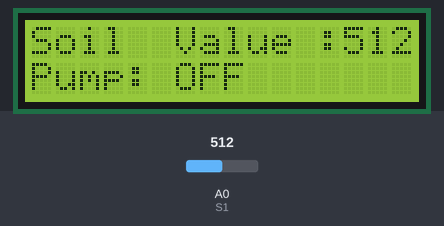
Recording of a sketch running on a simulated Arduino Uno, built with avr-gcc and run on an emulated ATmega328P. Shown: 16×2 character LCD. Inputs (shaded band) come from the test bench; at power-on: A0 (S1) = 512. What the sketch prints to the serial monitor is not drawn.

Above: at 3.2 s.
3.3 s: A0 (S1) set to 495
At 5.3 s:
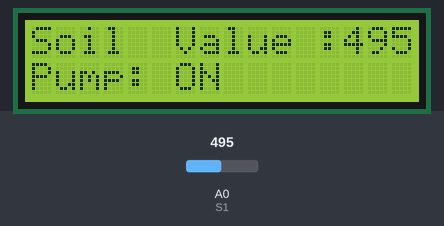
5.6 s: A0 (S1) set to 511
At 6.6 s:
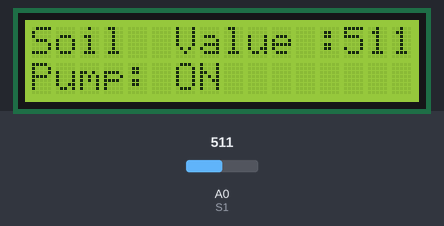
7.7 s: A0 (S1) set to 306
At 9.0 s:
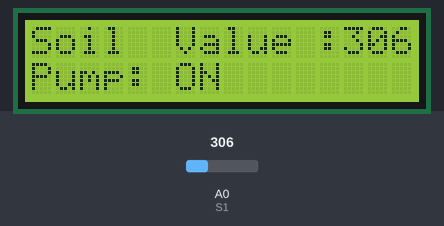
Timing chart, 0 to 10.7 s (numbered marks = the images above; inputs shaded):
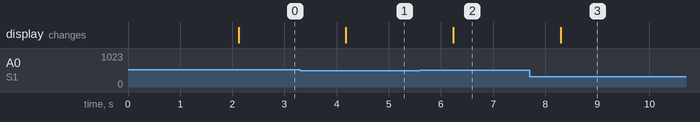

Measured:
- the behaviour switches between 512 and 511 on A0 (S1) (found by bisection; images 0 and 1)
- after the input at 3.3 s, the display: changes after 0.88 s (image 1)
- after the input at 5.6 s, the display: changes after 0.64 s (image 2)
- after the input at 7.7 s, the display: changes after 0.60 s (image 3)

The sketch:

SOIL_RELAY_PUMP.ino
```cpp
#include <LiquidCrystal_I2C.h>

int S1 = A0;
int R1 = 7;

LiquidCrystal_I2C lcd(0x27, 16, 2);

void setup() {
  Serial.begin(9600);

  pinMode(S1, INPUT);
  pinMode(R1, OUTPUT);

  digitalWrite(R1, HIGH);  // Pump OFF at start (active LOW relay)

  lcd.init();
  lcd.backlight();

  lcd.setCursor(0, 0);
  lcd.print("Soil Irrigation");
  lcd.setCursor(0, 1);
  lcd.print("System Start");
  delay(2000);
  lcd.clear();
}

void loop() {
  int soilValue = analogRead(S1);   // read once

  Serial.print("Soil Value: ");
  Serial.println(soilValue);

  lcd.setCursor(0, 0);
  lcd.print("Soil  Value :");
  lcd.print(soilValue);
  lcd.print("   "); // clear extra chars

  lcd.setCursor(0, 1);

  if (soilValue < 512) {
    digitalWrite(R1, LOW);   // Pump ON
    lcd.print("Pump: ON  ");
  } else {
    digitalWrite(R1, HIGH);  // Pump OFF
    lcd.print("Pump: OFF ");
  }

  delay(1000);
}
```
